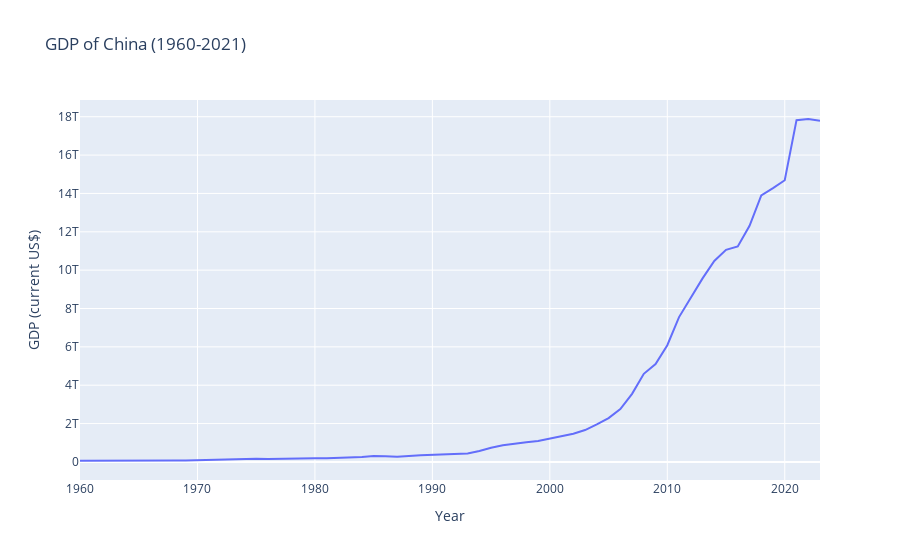

The notebook cell saved with this chart:
### Code cell
#GDP of China (1960-2021)

indicator = {"NY.GDP.MKTP.CD": "GDP (current US$)"}
gdp_data = wbdata.get_dataframe(indicator, country = "CHN", date = (pd.to_datetime('1960-01-01'), pd.to_datetime('2023-12-31')))
gdp_data.index = pd.to_datetime(gdp_data.index)
gdp_data = gdp_data.reset_index()

fig = px.line(gdp_data, x = "date", y = "GDP (current US$)", title = "GDP of China (1960-2021)", labels = {"date": "Year", "GDP (current US$)": "GDP (current US$)"},)
fig.show()
